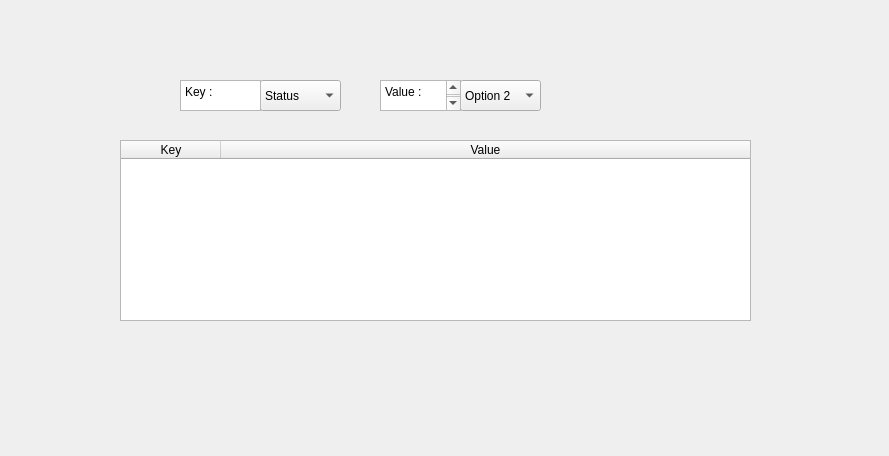
<?xml version="1.0" encoding="UTF-8"?>
<ui version="4.0">
 <class>Dialog</class>
 <widget class="QDialog" name="Dialog">
  <property name="geometry">
   <rect>
    <x>0</x>
    <y>0</y>
    <width>889</width>
    <height>456</height>
   </rect>
  </property>
  <property name="windowTitle">
   <string>Dialog</string>
  </property>
  <widget class="QTableWidget" name="tbl_CurrentExample">
   <property name="geometry">
    <rect>
     <x>120</x>
     <y>140</y>
     <width>631</width>
     <height>181</height>
    </rect>
   </property>
   <attribute name="horizontalHeaderStretchLastSection">
    <bool>true</bool>
   </attribute>
   <column>
    <property name="text">
     <string>Key</string>
    </property>
   </column>
   <column>
    <property name="text">
     <string>Value</string>
    </property>
   </column>
  </widget>
  <widget class="QComboBox" name="comboBox">
   <property name="geometry">
    <rect>
     <x>260</x>
     <y>80</y>
     <width>81</width>
     <height>31</height>
    </rect>
   </property>
   <item>
    <property name="text">
     <string>Status</string>
    </property>
   </item>
  </widget>
  <widget class="QComboBox" name="comboBox_2">
   <property name="geometry">
    <rect>
     <x>460</x>
     <y>80</y>
     <width>81</width>
     <height>31</height>
    </rect>
   </property>
   <item>
    <property name="text">
     <string>Option 2</string>
    </property>
   </item>
  </widget>
  <widget class="QPlainTextEdit" name="plainTextEdit">
   <property name="geometry">
    <rect>
     <x>180</x>
     <y>80</y>
     <width>81</width>
     <height>31</height>
    </rect>
   </property>
   <property name="plainText">
    <string>Key :</string>
   </property>
  </widget>
  <widget class="QPlainTextEdit" name="plainTextEdit_2">
   <property name="geometry">
    <rect>
     <x>380</x>
     <y>80</y>
     <width>81</width>
     <height>31</height>
    </rect>
   </property>
   <property name="plainText">
    <string>Value :
</string>
   </property>
  </widget>
 </widget>
 <resources/>
 <connections/>
</ui>
